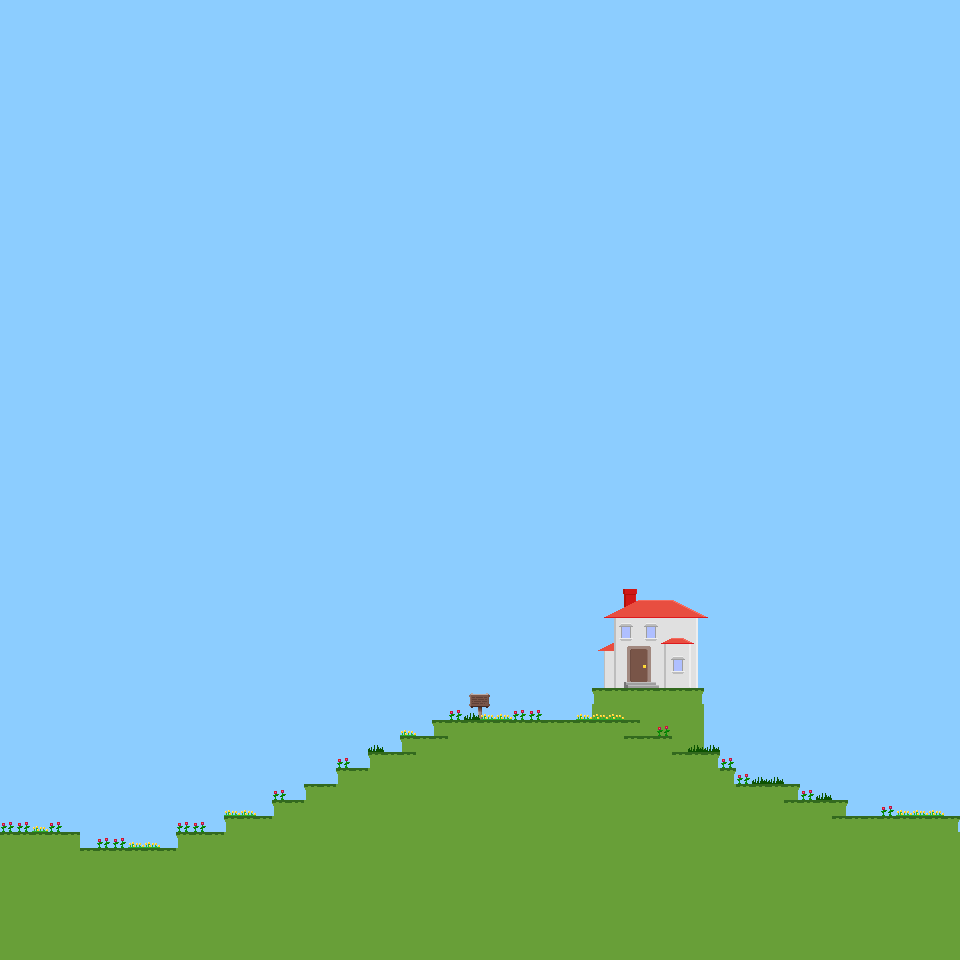

Rendered tile map (Tiled .tmx) drawn with the repository's tilesets; below, a short description and the map source with its tile grids summarised:
An orthogonal 60x60 tile map with 16x16 px tiles, 3 tile layers (bbg, bg, mg).

<map version="1.0" tiledversion="1.1.5" orientation="orthogonal" renderorder="right-down" width="60" height="60" tilewidth="16" tileheight="16" infinite="0" backgroundcolor="#8ccdff" nextobjectid="1">
 <tileset firstgid="1" name="tiles" tilewidth="16" tileheight="16" tilecount="256" columns="16">
  <image source="tiles.png" width="256" height="256" />
 </tileset>
 <layer name="bbg" width="60" height="60">
  <data>[3600 cells, 84 non-empty, 64 distinct tile ids]</data>
 </layer>
 <layer name="bg" width="60" height="60">
  <data>[3600 cells, 38 non-empty, 3 distinct tile ids]</data>
 </layer>
 <layer name="mg" width="60" height="60">
  <properties>
   <property name="collidable" value="true" />
  </properties>
  <data>[3600 cells, 664 non-empty, 4 distinct tile ids]</data>
 </layer>
</map>
